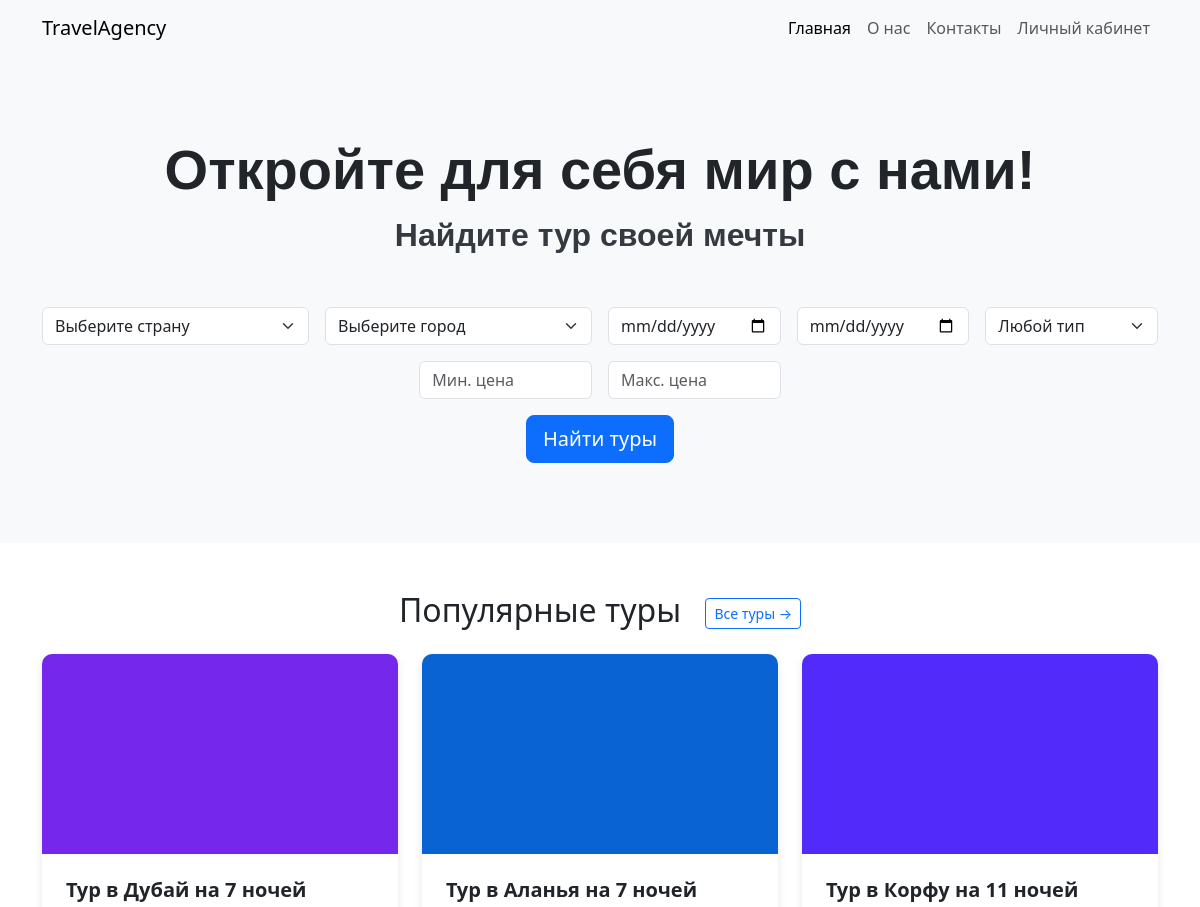
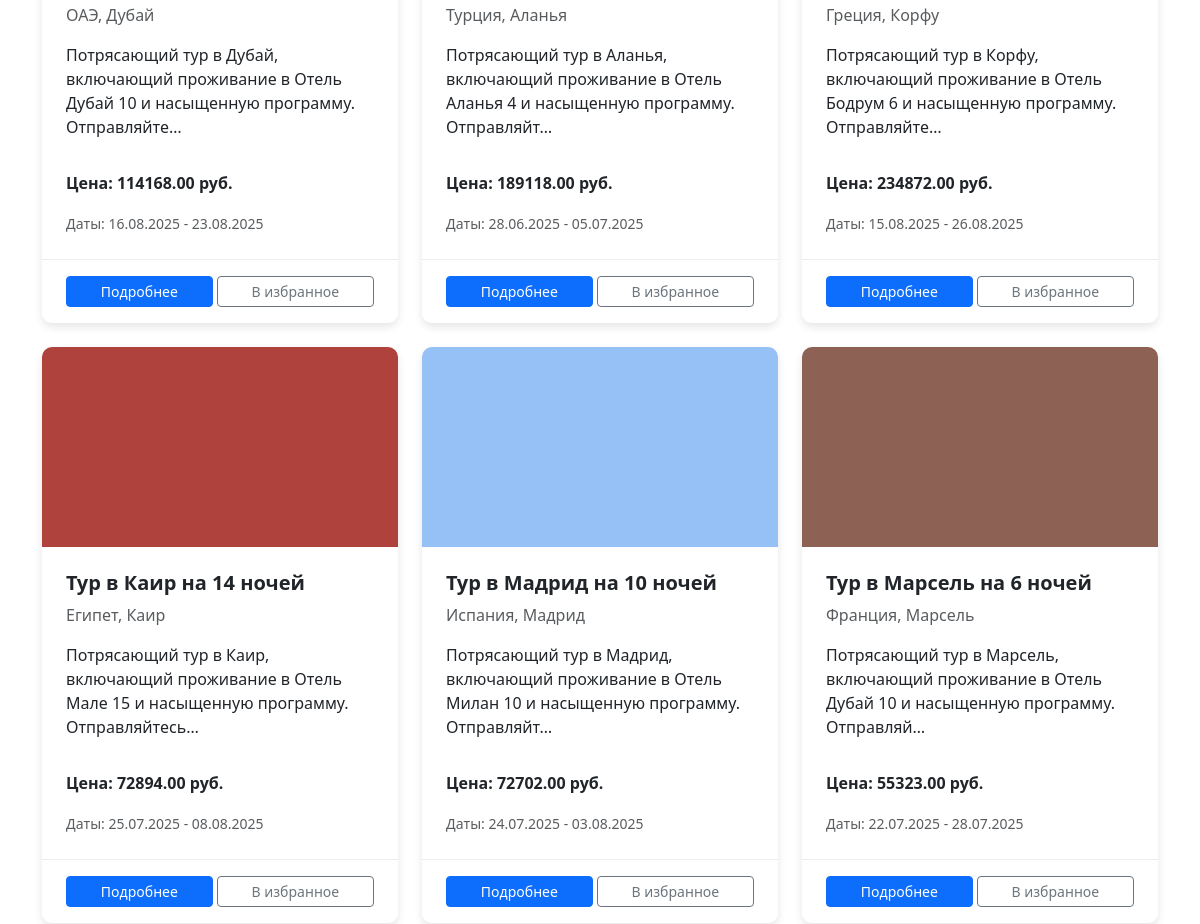
The app's page / (upper part), older data (2 pictures, top to bottom).
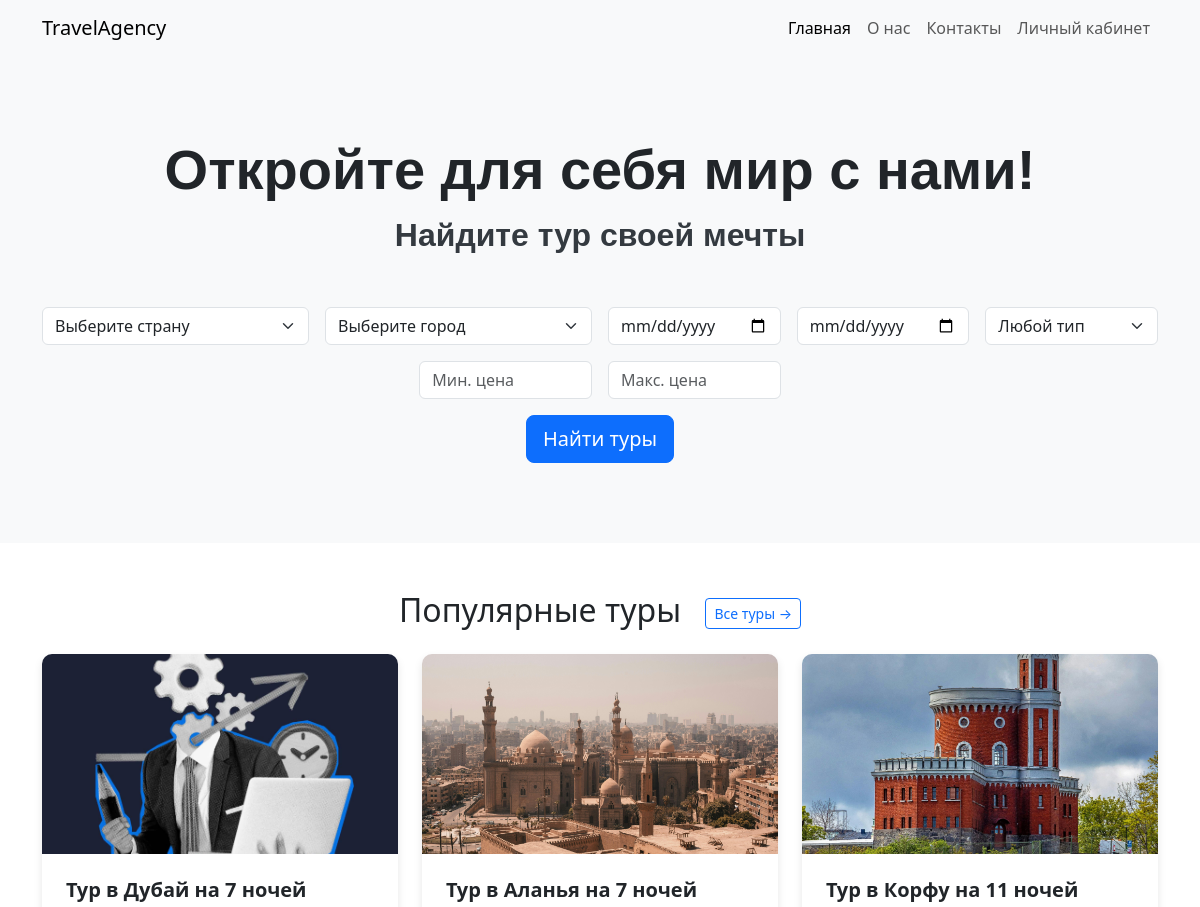
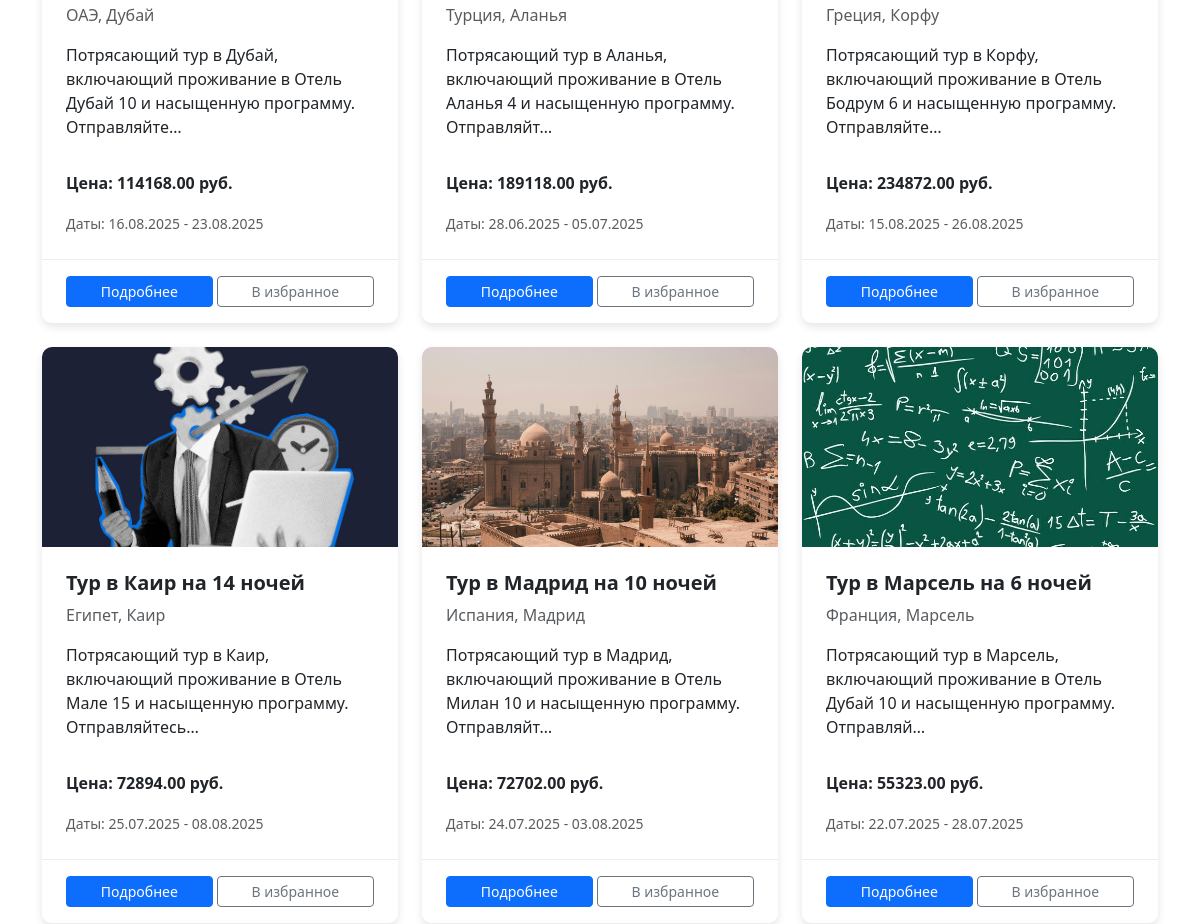
The same page, newer data (2 pictures, top to bottom).
### tours/models.py (models this page shows, shortened)
class Tour(models.Model):
    TOUR_TYPES = [
        ('beach', 'Пляжный отдых'),
        ('excursion', 'Экскурсионный'),
        ('adventure', 'Приключения'),
        ('ski', 'Горнолыжный'),
        ('cruise', 'Круиз'),
        ('medical', 'Оздоровительный'),
        ('business', 'Деловой'),
        ('other', 'Другое'),
    ]
    title = models.CharField(max_length=200, verbose_name="Название тура")
    country = models.ForeignKey(Country, on_delete=models.SET_NULL, null=True, verbose_name="Страна")
    city = models.ForeignKey(City, on_delete=models.SET_NULL, null=True, verbose_name="Город")
    hotel = models.ForeignKey(Hotel, on_delete=models.SET_NULL, null=True, blank=True, verbose_name="Отель")
    price = models.DecimalField(max_digits=10, decimal_places=2, verbose_name="Цена")
    start_date = models.DateField(verbose_name="Дата начала")
    end_date = models.DateField(verbose_name="Дата окончания")
    duration = models.IntegerField(verbose_name="Продолжительность (дни)")
    available_slots = models.IntegerField(verbose_name="Доступные места")
    tour_type = models.CharField(max_length=50, choices=TOUR_TYPES, default='other', verbose_name="Тип тура")
    description = models.TextField(verbose_name="Описание тура")
    main_image = models.ForeignKey(Image, on_delete=models.SET_NULL, null=True, blank=True,
                                   related_name='tours_main_image', verbose_name="Главное изображение")
    images = models.ManyToManyField(Image, blank=True, related_name='tours_gallery', verbose_name="Галерея изображений")
    class Meta:
        verbose_name = "Тур"
        verbose_name_plural = "Туры"
        ordering = ['start_date']

class Image(models.Model):
    image = models.ImageField(upload_to='tour_images/', verbose_name="Файл изображения")
    caption = models.CharField(max_length=255, blank=True, verbose_name="Подпись")
    class Meta:
        verbose_name = "Изображение"
        verbose_name_plural = "Изображения"

class Country(models.Model):
    name = models.CharField(max_length=100, unique=True, verbose_name="Название страны")
    class Meta:
        verbose_name = "Страна"
        verbose_name_plural = "Страны"
        ordering = ['name']

class City(models.Model):
    name = models.CharField(max_length=100, verbose_name="Название города")
    country = models.ForeignKey(Country, on_delete=models.CASCADE, related_name='cities', verbose_name="Страна")
    class Meta:
        verbose_name = "Город"
        verbose_name_plural = "Города"
        unique_together = ('name', 'country')
        ordering = ['name']

### tours/views.py (the view)
# urls.py: path('', views.home_page, name='home'),
def home_page(request):
    countries = Country.objects.all().order_by('name')
    cities = City.objects.all().order_by('name')
    TOUR_TYPES = Tour.TOUR_TYPES
    featured_tours = Tour.objects.filter(available_slots__gt=0, end_date__gte=date.today()).annotate(booking_count=Count('bookings')).order_by('-booking_count', '-start_date')[:6]
    active_promotions = Promotion.objects.filter(start_date__lte=date.today(), end_date__gte=date.today()).order_by('-start_date')[:3]
    context = {
        'countries': countries,
        'cities': cities,
        'TOUR_TYPES': TOUR_TYPES,
        'featured_tours': featured_tours,
        'active_promotions': active_promotions,
    }
    return render(request, 'tours/home.html', context)

### tours/templates/tours/home.html (shortened to what the changed rows need)
{% load static %}
<!DOCTYPE html>
<html lang="ru">
<head>
    <link href="https://cdn.jsdelivr.net/npm/bootstrap@5.3.0/dist/css/bootstrap.min.css" rel="stylesheet">
    <link rel="stylesheet" href="{% static 'css/home.css' %}">
</head>
<body>
    <header class="hero-section text-center">
        <div class="container">
            <h1 class="hero-heading">Откройте для себя мир с нами!</h1>
        </div>
    </header>
    <main class="container my-5">
        <section class="mb-5">
            <h2 class="text-center mb-4">Популярные туры <a href="#" class="btn btn-sm btn-outline-primary ms-3">Все туры &rarr;</a></h2>
            <div class="row row-cols-1 row-cols-md-2 row-cols-lg-3 g-4">
                {% for tour in featured_tours %}
                <div class="col">
                    <div class="card tour-card">
                        {% if tour.main_image %}
                            <img src="{{ tour.main_image.image.url }}" class="card-img-top" alt="{{ tour.title }}">
                        {% else %}
                            <img src="https://via.placeholder.com/400x200?text=Нет+фото" class="card-img-top" alt="Нет фото">
                        {% endif %}
                        <div class="card-body d-flex flex-column">
                            <h5 class="card-title"><a href="{% url 'tour_detail' tour.pk %}" class="text-decoration-none text-dark">{{ tour.title }}</a></h5>
                            <p class="card-text text-muted">{{ tour.country.name }}, {{ tour.city.name }}</p>
                            <p class="card-text">{{ tour.description|truncatechars:100 }}</p>
                            <div class="mt-auto pt-3">
                                <p class="card-text fw-bold">Цена: {{ tour.price }} руб.</p>
                                <p class="card-text"><small class="text-muted">Даты: {{ tour.start_date|date:"d.m.Y" }} - {{ tour.end_date|date:"d.m.Y" }}</small></p>
                            </div>
                        </div>
                        <div class="card-footer">
                            <div class="d-flex justify-content-between align-items-center">
                                <a href="{% url 'tour_detail' tour.pk %}" class="btn btn-primary btn-sm me-1 flex-grow-1">Подробнее</a>
                                <button class="btn btn-outline-secondary btn-sm flex-grow-1">
                                     В избранное
                                </button>
                            </div>
                        </div>
                    </div>
                </div>
                {% empty %}
                <p class="text-center col-12">Нет доступных популярных туров.</p>
                {% endfor %}
            </div>
        </section>
    </main>
</body>
</html>

Row changes from the older to the newer data that the page shows:
changed Tour "Тур в Дубай на 7 ночей": main_image.image: a different picture
changed Tour "Тур в Аланья на 7 ночей": main_image.image: a different picture
changed Tour "Тур в Корфу на 11 ночей": main_image.image: a different picture
changed Tour "Тур в Каир на 14 ночей": main_image.image: a different picture
changed Tour "Тур в Мадрид на 10 ночей": main_image.image: a different picture
changed Tour "Тур в Марсель на 6 ночей": main_image.image: a different picture
